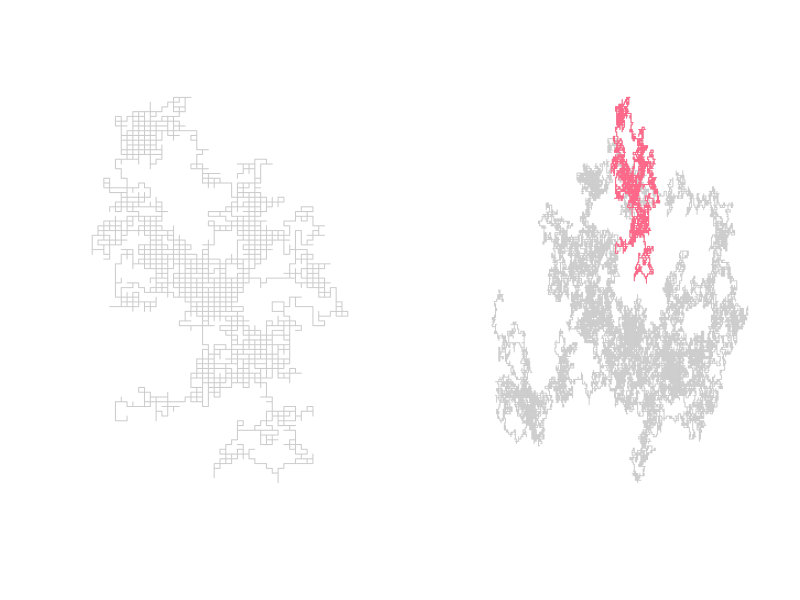
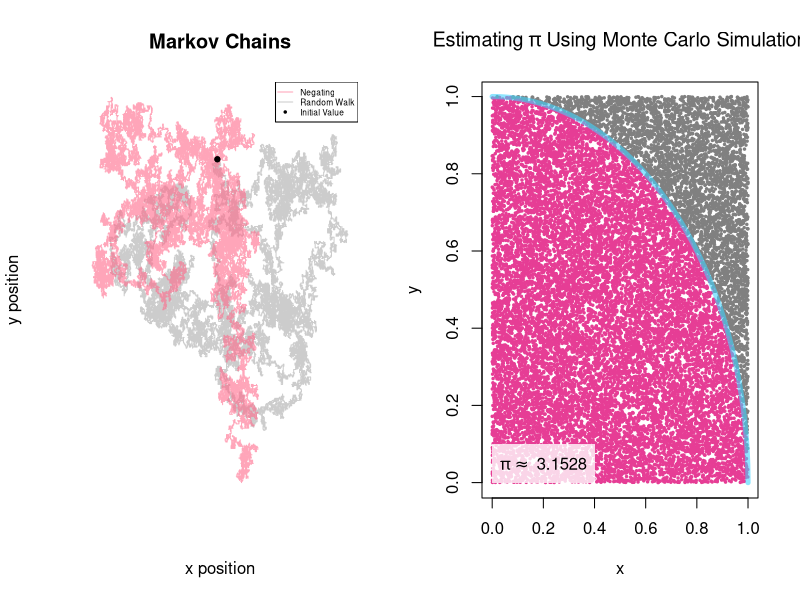
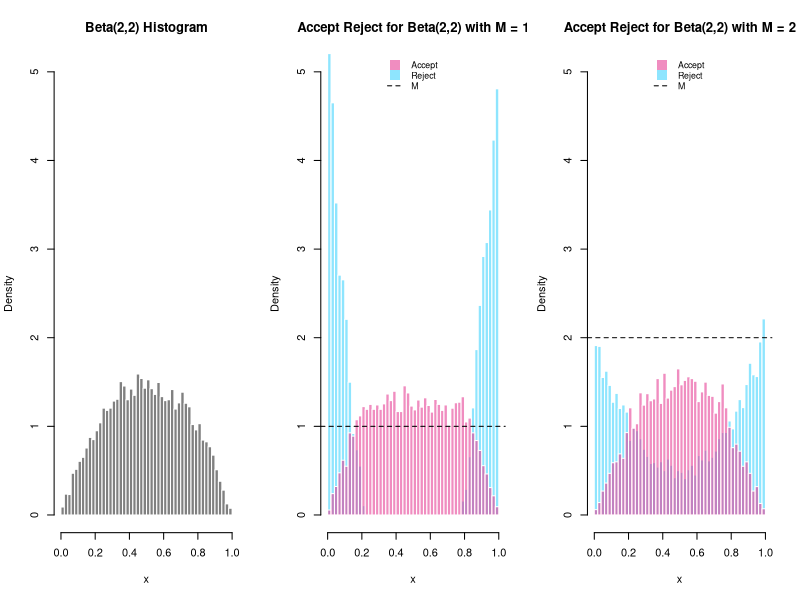
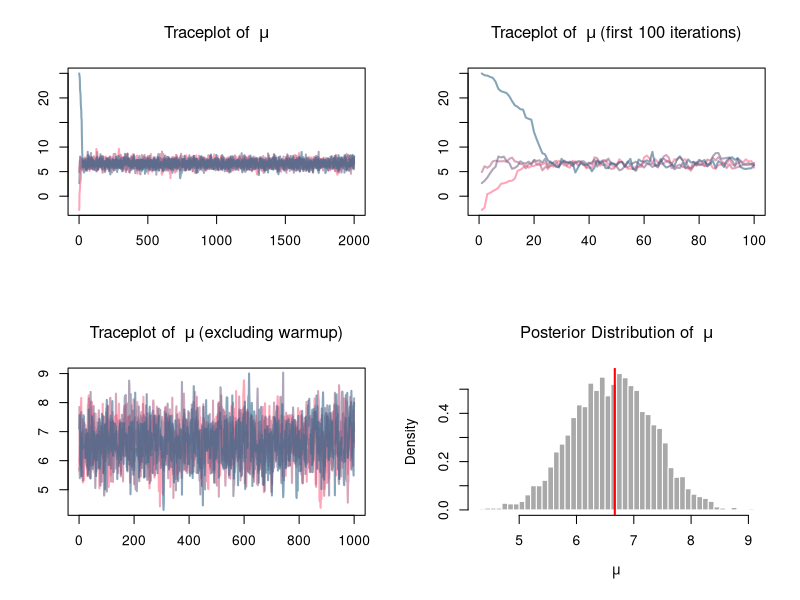
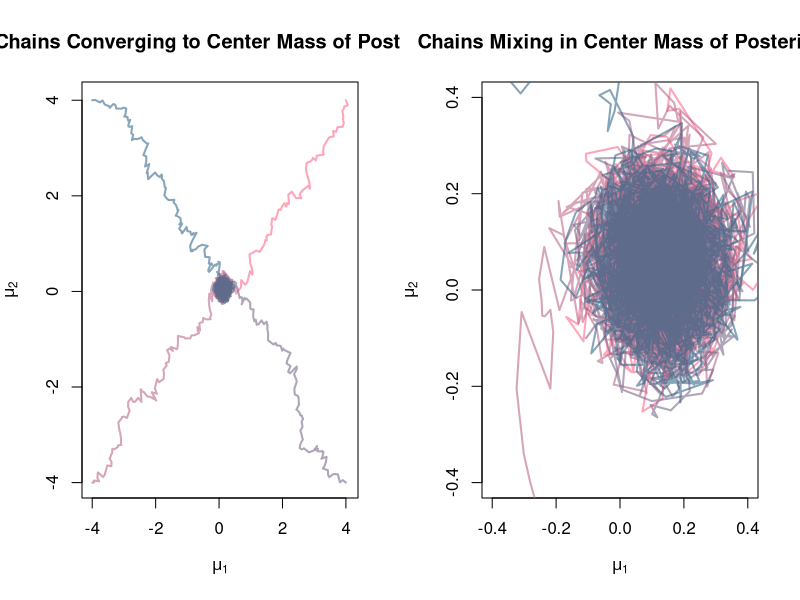
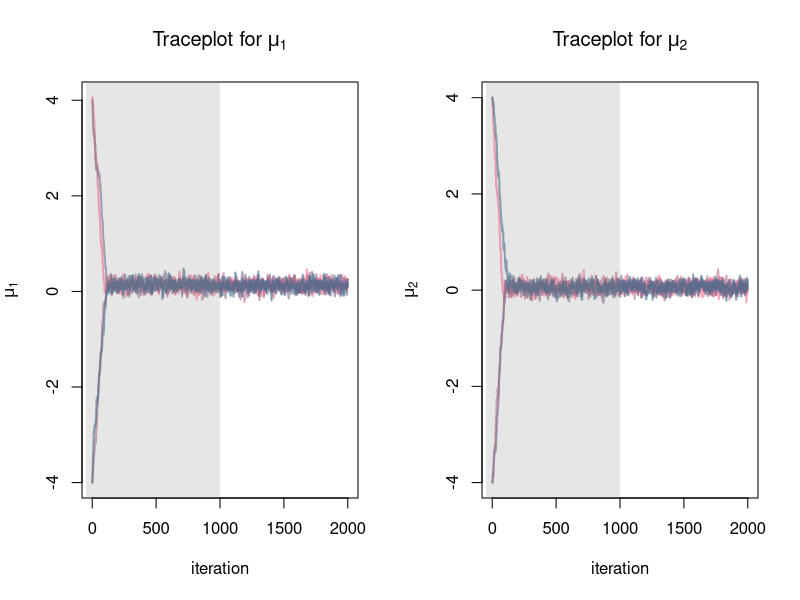
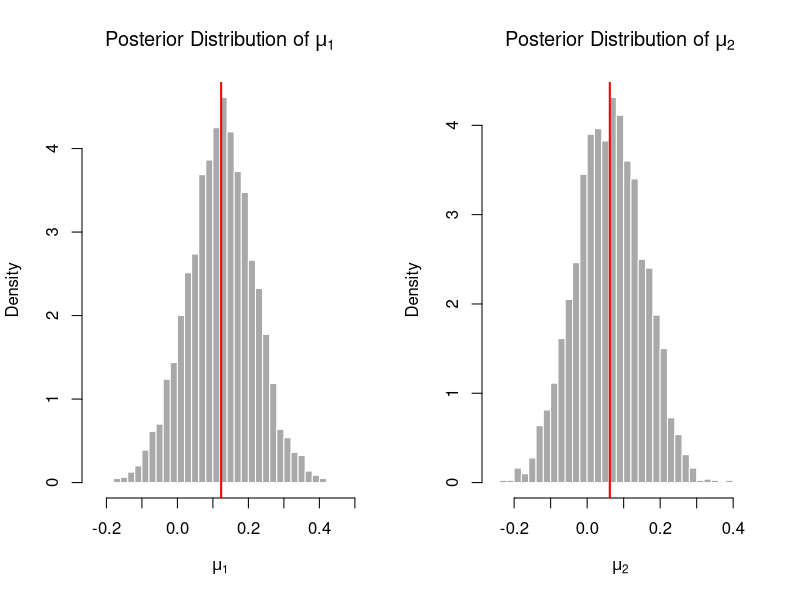
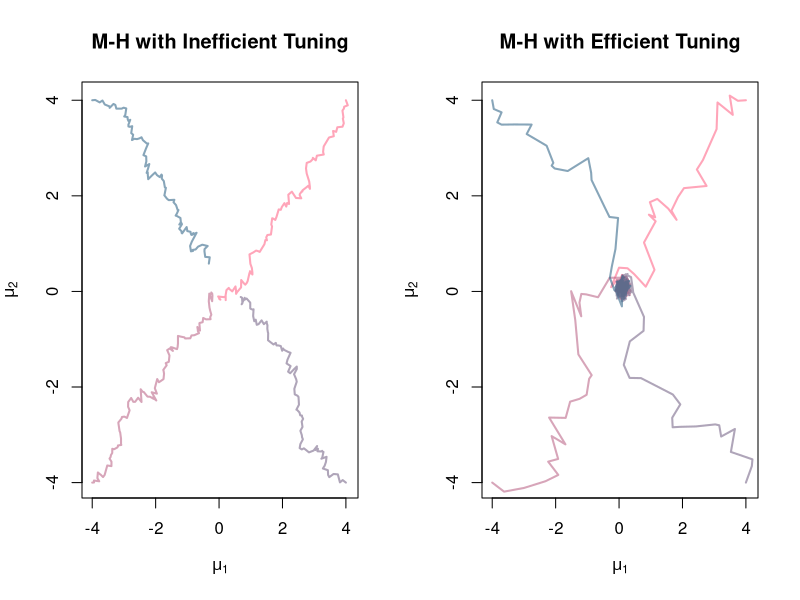

Write R code to recreate these figures, in order.
## ---- chunk 1
knitr::opts_chunk$set(echo = TRUE)
## ---- chunk 2
# RANDOM WALK

loc <- c("up", "down", "left", "right")
dat <- matrix(NA, ncol = 2, nrow = 1e5/2)
dat[1,] <- c(0,0)

for(i in 2:nrow(dat)) {
  rand <- sample(loc, 1, prob = rep(0.25,4))
  if(rand == "up") {
    dat[i,] <- c(0,1) + dat[i-1,]
  }
  else if(rand == "down") {
    dat[i,] <- c(0,-1) + dat[i-1,]
  }
  else if(rand == "left") {
    dat[i,] <- c(1,0) + dat[i-1,]
  }
  else if(rand == "right") {
    dat[i,] <- c(-1,0) + dat[i-1,]
  }
  else {
    dat[i,] <- c(NA,NA)
  }
}
## ---- chunk 3
par(mfrow=c(1,2))
plot(dat[1:5e3,1], dat[1:5e3,2], col = rgb(125, 125, 125, alpha = 100, max = 255),
     type = "l", bty = "n", yaxt = "n", xaxt = "n", xlab = "", ylab = "")
plot(dat[,1], dat[,2], type = "l", bty = "n", yaxt = "n", xaxt = "n", xlab = "", ylab = "",
     col = rgb(125, 125, 125, alpha = 100, max = 255))
lines(dat[1:5e3,1], dat[1:5e3,2], col = "#ff6688")
## ---- chunk 4
# MARKOV CHAIN FUNCTION

#' Construct a Markov Chain governing movement through 2D space
#' @param transition_matrix A symmetric matrix of probabilities. Rows must sum to one.
#' @param iter Number of steps to take over the 2D space.
#' @param init Initial position in the 2D space.
#' @param state Initial state values to start the Markov Chain.
#' @return The probabilities (prob) that are used to calculate the movement (move) and the data (dat) that
#' describes the movemement over 2D space.
markov_chain <- function(transition_matrix, iter = 1e3, init = c(0,0), state = c(1,0,0,0)) {
  # setup containers
  dat <- array(NA, c(iter, 2))  
  prob <- array(NA, c(iter,4))
  move <- array(NA, iter)
  # initial parameterizations
  loc <- colnames(transition_matrix)
  dat[1,] <- init
  # loop to contstruct the chain
  for(i in 2:iter) {
    state <- state%*%transition_matrix
    rand <- sample(loc, 1, prob = state)

    prob[i,] <- c(state)
    move[i] <- c(rand)

    if(rand == "up") {
      dat[i,] <- c(0,1) + dat[i-1,]
    }
    else if(rand == "down") {
      dat[i,] <- c(0,-1) + dat[i-1,]
    }
    else if(rand == "left") {
      dat[i,] <- c(-1,0) + dat[i-1,]
    }
    else if(rand == "right") {
      dat[i,] <- c(1,0) + dat[i-1,]
    }
    else {
      dat[i,] <- c(NA,NA)
    }
  }
  # return containers as a list
  return(list("dat" = dat, "prob" = prob, "move" = move))
}
## ---- chunk 5
# MARKOV CHAIN (as a random walk)
trans_prob <- matrix(0.25, ncol = 4, nrow = 4)
colnames(trans_prob) <- row.names(trans_prob) <- c("up", "down", "left", "right")
iter <- 1e5
mc_rw <- markov_chain(trans_prob, iter = iter)

# MARKOV CHAIN (with a negating transition matrix)
trans_prob <- rbind(c(0, 0.9, 0, 0.1),
                    c(0.9, 0, 0.1, 0),
                    c(0.1, 0, 0, 0.9),
                    c(0, 0.1, 0.9, 0))
colnames(trans_prob) <- row.names(trans_prob) <- c("up", "down", "left", "right")
mc <- markov_chain(trans_prob, iter = iter)
## ---- chunk 6
y_range <- range(range(mc$dat[,2]), range(mc_rw$dat[,2]))
x_range <- range(range(mc$dat[,1]), range(mc_rw$dat[,1]))

plot(mc_rw$dat[,1], mc_rw$dat[,2], col = rgb(125, 125, 125, alpha = 100, max = 255), type = "l",
     xaxt = "n", yaxt = "n",
     main = "Markov Chains", xlab = "x position", ylab = "y position",
     xlim = x_range, ylim = y_range,
     bty = "n")
lines(mc$dat[,1], mc$dat[,2], col = rgb(255, 102, 136, alpha = 150, max = 255))
points(mc$dat[1,1], mc$dat[1,2], cex = 1, col = "black", pch = 20)
points(mc_rw$dat[1,1], mc_rw$dat[1,2], cex = 1, col = "black", pch = 20)
legend("topright", c("Negating", "Random Walk", "Initial Value"),
       col = c(rgb(255, 102, 136, alpha = 150, max = 255), rgb(125, 125, 125, alpha = 100, max = 255), "black"),
       lwd = c(1,1,NA), pch = c(NA,NA,20), cex = 0.5)
## ---- chunk 7
first10 <- head(data.frame(mc), n = 10)
colnames(first10)[1:6] <- c("x", "y", colnames(trans_prob))
first10
## ---- chunk 8
circle <- function(x) {
  sqrt(1 - x^2)
}

domain <- seq(0,1, length.out = 1e3)
iter <- 1e4 * 2
accept <- matrix(NA, ncol = 2, nrow = iter)
reject <- matrix(NA, ncol = 2, nrow = iter)
for(i in 1:iter) {
  x <- runif(1, 0, 1)
  y <- runif(1, 0, 1)
  if(x^2 + y^2 <= 1)
    accept[i,] <- c(x,y)
  else
    reject[i,] <- c(x,y)
}
cat('estimate of pi = ', (nrow(na.omit(accept)) / iter) * 4)
## ---- chunk 9
plot(0, type = "n", xlim = range(accept[,1], na.rm = TRUE), ylim = range(accept[,2], na.rm = TRUE),
     main = expression("Estimating" ~ pi ~ "Using Monte Carlo Simulation"),
     xlab = "x", ylab = "y")
points(accept, pch = 20, col = "#e63d95", cex = 0.5)
points(reject, pch = 20, col = "#808080", cex = 0.5)
lines(domain, circle(domain), type = "l", lwd = 5, col = rgb(64, 210, 254, alpha = 150, max = 255))
rect(0, 0, 0.4, 0.1, border = NA, col = rgb(255, 255, 255, alpha = 200, max = 255))
text(0.2,0.05, bquote(pi %~~% ~ .((nrow(na.omit(accept)) / iter) * 4)), col = "black")
## ---- chunk 10
# MONTE CARLO - REJECTION SAMPLING

#' A Rejection Sampling algorithm where proposals are generated from Unif(0,1).
#' @param f Target distribution.
#' @param g Candidate distribution.
#' @param support Support of the target distribution.
#' @param M Bound on the likelihood ratio f/g.
#' @param iter Number of iterations to run the algorithm through (iter = accept + reject).
#' @return A list containing accepted/rejected values.
accept_reject <- function(f, g, support = c(0,1), M = 1, iter = 1e3) {
  out <- list()

  for (i in 1:iter) {
    # containers
    y <- runif(1, support[1], support[2])  # proposal
    u <- runif(1, 0, 1)                    # stochastic condition
    out$y[i] <- y
    out$u[i] <- u
    # likelihood ratio
    ratio <- f(y)/(M*g(y, support[1], support[2]))
    # accept-reject condition
    if(ratio > u)
      out$accept[i] <- y
    else
      out$reject[i] <- y
  }
  return(out)
}
## ---- chunk 11
beta_sample1 <- accept_reject(f = function(x){dbeta(x, 2, 2)},
                             g = function(x, a, b){dunif(x, a, b)},
                             M = 1, iter = 1e4)
beta_sample2 <- accept_reject(f = function(x){dbeta(x, 2, 2)},
                              g = function(x, a, b){dunif(x, a, b)},
                              M = 2, iter = 1e4)
## ---- chunk 12
cbind("M=1" = table(is.na(beta_sample1$reject)), "M=2" = table(is.na(beta_sample2$reject)))
## ---- chunk 13
par(mfrow=c(1,3))
hist(rbeta(1e4, 2, 2), freq = F, breaks = 50, col = "#808080", border = FALSE, ylim = c(0,5),
     main = "Beta(2,2) Histogram", xlab = "x")
hist(na.omit(beta_sample1$reject), freq = F, breaks = 50, col = rgb(64, 210, 254, alpha = 150, max = 255),
     border = FALSE, ylim = c(0,5),
     main = "Accept Reject for Beta(2,2) with M = 1", xlab = "x")
hist(na.omit(beta_sample1$accept), freq = F, breaks = 50, col = rgb(230, 61, 149, alpha = 150, max = 255),
     border = FALSE, ylim = c(0,2), add = T)
abline(h = 1, col = "black", lty = 2)
legend("top", c("Accept", "Reject", "M"),
       col = c(col = rgb(230, 61, 149, alpha = 150, max = 255), col = rgb(64, 210, 254, alpha = 150, max = 255), "black"),
       lwd = c(NA,NA,1), lty = c(NA,NA,2), pch = c(15,15,NA), pt.cex = 2, cex = 0.8, bty = "n")
hist(na.omit(beta_sample2$reject), freq = F, breaks = 50, col = rgb(64, 210, 254, alpha = 150, max = 255),
     border = FALSE, ylim = c(0,5),
     main = "Accept Reject for Beta(2,2) with M = 2", xlab = "x")
hist(na.omit(beta_sample2$accept), freq = F, breaks = 50, col = rgb(230, 61, 149, alpha = 150, max = 255),
     border = FALSE, ylim = c(0,2), add = T)
abline(h = 2, col = "black", lty = 2)
legend("top", c("Accept", "Reject", "M"),
       col = c(col = rgb(230, 61, 149, alpha = 150, max = 255), col = rgb(64, 210, 254, alpha = 150, max = 255), "black"),
       lwd = c(NA,NA,1), lty = c(NA,NA,2), pch = c(15,15,NA), pt.cex = 2, cex = 0.8, bty = "n")
## ---- chunk 14
# METROPOLIS ALGORITHM

#' A Rejection Sampling algorithm where proposals are generated from Unif(0,1).
#' @param f Target distribution.
#' @param iter Number of iterations to run the algorithm through.
#' @param chains Number of chains.
#' @param prop_scale Value of tuning parameter.
#' @return An array of iterations by chains.
metropolis <- function(f, iter = 1e3, chains = 4, prop_scale = 1) {
  init <- rnorm(chains, 0, 20)
  out <- array(NA, c(iter, chains))
  out[1,] <- init

  # define a function to sample (i.e. accpet/reject)
  sampler <- function(x) {
    alpha <- 0
    u <- 1
    while(alpha < u) {
      u <- runif(1, 0, 1)                   # stochastic criterion
      x_star <- rnorm(1, x, 1 * prop_scale) # proposal distribution
      alpha <- exp(f(x_star)-f(x))          # acceptance ratio
    }
    return(x_star)
  }

  # run the sampler
  for(i in 2:iter) {
    for(j in 1:chains) {
      out[i,j] <- sampler(out[i-1,j])       # accepting x* or x_n
    }
  }

  out
}
## ---- chunk 15
dat <- rnorm(1, rnorm(10, 5, 5), 1)
post_func <- function(x) {
  lik <- sum(dnorm(dat, x, 1, log = T))
  prior <- dnorm(x, 5, 1, log = T)
  lik + prior
}
## ---- chunk 16
metro <- metropolis(f = post_func, chains = 4, iter = 2e3)
rbind("mean of data" =  mean(dat),
      "mean of met samples" =  mean(metro))
## ---- chunk 17
cols <- colorRampPalette(c("#ff6688","#336688"))(4)
cols <- c(rgb(255, 102, 136, alpha = 150, max = 255),
          rgb(187, 102, 136, alpha = 150, max = 255),
          rgb(119, 102, 136, alpha = 150, max = 255),
          rgb(51, 102, 136, alpha = 150, max = 255))

par(mfrow = c(2,2))
# traceplot of full length of chains
plot(0, type = "n", xlab = "", ylab = "", xlim = c(0,dim(metro)[1]), ylim = range(metro),
     main = expression("Traceplot of " ~ mu))
for(i in 1:4){
  lines(metro[1:dim(metro)[1],i], col = cols[i], lwd = 2)
}
# traceplot of first 100 iterations
plot(0, type = "n", xlab = "", ylab = "", xlim = c(0,100), ylim = range(metro),
     main = expression("Traceplot of " ~ mu ~ "(first 100 iterations)"))
for(i in 1:4){
  lines(metro[1:100,i], col = cols[i], lwd = 2)
}
# traceplot of samples excluding warmup
warmup <- (dim(metro)[1])/2
plot(0, type = "n", xlab = "", ylab = "", xlim = c(0,warmup), ylim = range(metro[-seq(1,warmup),dim(metro)[2]]),
     main = expression("Traceplot of " ~ mu ~ "(excluding warmup)"))
for(i in 1:4){
  lines(metro[-(1:(dim(metro)[1]/2)),i], col = cols[i], lwd = 2)
}
# histogram of mu
hist(metro[-(1:(dim(metro)[1]/2)),], col = "darkgrey", border = FALSE, breaks = 50, freq = FALSE,
     main = expression("Posterior Distribution of " ~ mu), xlab = expression(mu))
abline(v = mean(metro), col = "red", lwd =2)
## ---- chunk 18
# METROPOLIS-HASTINGS ALGORITHM

#' A Rejection Sampling algorithm where proposals are generated from Unif(0,1).
#' @param f Target distribution.
#' @param iter Number of iterations to run the algorithm through.
#' @param chains Number of chains.
#' @param init Initial values for each chain.
#' @param prop_scale Value for tuning parameter.
#' @return An array of iterations by parameters by chains.
metropolis_hastings <- function(f, iter = 1e3, chains = 4, init = NULL, prop_scale = 1) {
  out <- array(NA, c(iter, 2, chains))
  # setup initial values
  for(p in 1:2) {
    if(is.null(init))
      out[1,p,] <- rnorm(chains, 0, 1)
    else
      out[1,p,] <- init[,p]
  }

  prop_covmat <- diag(1,2)

  # create sampler
  sampler <- function(x) {
    alpha <- 0
    u <- 1
    reject <- -1
    while(alpha < u) {
      reject <- reject + 1
      u <- runif(1, 0, 1)
      x_star <- rmvnorm(1, x, prop_covmat*prop_scale)
      alpha <- exp((f(x_star)-f(x)) +
                     (dmvnorm(x, x_star, prop_covmat, log = TRUE) - dmvnorm(x_star, x, prop_covmat, log = TRUE)))
      # cat("alpha = ", alpha, "; ", "u = ", u, "\n")
    }
    return(list("post" = x_star, "reject" = reject))
  }

  # run sampler for each chain
  for(j in 1:chains) {
    cat(":: chain", j, "::","")
    reject <- 0
    for(i in 2:iter) {
      sampler_stuff <- sampler(out[i-1,,j])
      reject <- reject + sampler_stuff$reject
      out[i,,j] <- sampler_stuff$post  # important! the rest is just print aesthetics
      if(i%%(iter/10) == 0)
        cat(".")
      if(i == iter)
        cat("", "accept rate =", iter,"/", reject + iter, "=", round(iter/(reject+iter),4), "\n")

    }
  }

  out
}
## ---- chunk 19
library(mvtnorm)

# parameters and data
covmat <- diag(1,2)
N <- 5
priors <- cbind(rnorm(N, 0, 3), rnorm(N, 0, 3))
dat <- array(NA, c(N, 2))
for(i in 1:N) {
  dat[i,] <- rmvnorm(1, mean = priors[i,], sigma = covmat)
}

# initial values for algorithm
init_val <- rbind(c(1,1),
                  c(-1,-1),
                  c(1,-1),
                  c(-1,1))
init_val <- init_val * 4

# posterior distribution
posterior_func <- function(pars) {
  lik <- sum(dmvnorm(dat, pars, sigma = covmat, log = TRUE))
  prior <- dnorm(pars, 0, 0.1, log = TRUE)
  lik + sum(prior)
}

# run algorithm
metro_hasti <- metropolis_hastings(f = posterior_func,
                                   iter = 2e3, chains = 4, init = init_val,
                                   prop_scale = 0.005)
## ---- chunk 20
mean_table <- rbind("mean data" = colMeans(dat), "mean posterior" = rowMeans(colMeans(metro_hasti)))
colnames(mean_table) <- c("mu1", "mu2")
mean_table
## ---- chunk 21
par(mfrow=c(1,2))
plot(0, type = "n", xlim = range(metro_hasti), ylim = range(metro_hasti),
     main = "Chains Converging to Center Mass of Posterior", xlab = expression(mu[1]), ylab = expression(mu[2]))
for(i in 1:4) {
  lines(metro_hasti[,1,i], metro_hasti[,2,i], col = cols[i], lwd = 2)
}
plot(0, type = "n", xlim = c(-0.4,0.4), ylim = c(-0.4,0.4),
     main = "Chains Mixing in Center Mass of Posterior", xlab = expression(mu[1]), ylab = expression(mu[2]))
for(i in 1:4) {
  lines(metro_hasti[,1,i], metro_hasti[,2,i], col = cols[i], lwd = 2)
}
## ---- chunk 22
par(mfrow=c(1,2))
plot(0, type = "n", xlim = c(0,dim(metro_hasti)[1]), ylim = range(metro_hasti[,1,]),
     main = expression("Traceplot for" ~ mu[1]), ylab = expression(mu[1]), xlab = "iteration")
for(i in 1:4) {
  lines(metro_hasti[,1,i], col = cols[i], lwd = 2)
}
rect(-50, range(metro_hasti[,2,])[1]-4, dim(metro_hasti)[1]/2, range(metro_hasti[,2,])[2]+4,
     col = rgb(128,128,128, alpha = 50, max = 255), border = NA)

plot(0, type = "n", xlim = c(0,dim(metro_hasti)[1]), ylim = range(metro_hasti[,2,]),
     main = expression("Traceplot for" ~ mu[2]), ylab = expression(mu[2]), xlab = "iteration")
for(i in 1:4) {
  lines(metro_hasti[,2,i], col = cols[i], lwd = 2)
}
rect(-50, range(metro_hasti[,1,])[1]-4, dim(metro_hasti)[1]/2, range(metro_hasti[,1,])[2]+4,
     col = rgb(128,128,128, alpha = 50, max = 255), border = NA)
## ---- chunk 23
par(mfrow=c(1,2))
warmup <- seq(1,(dim(metro_hasti)[1]/2))
hist(metro_hasti[-warmup,1,], breaks = 40, col = "darkgrey", border = FALSE, freq = FALSE,
     main = expression("Posterior Distribution of" ~ mu[1]), xlab = expression(mu[1]))
abline(v = mean(metro_hasti[-warmup,1,]), col = "red", lwd = 2)
hist(metro_hasti[-warmup,2,], breaks = 40, col = "darkgrey", border = FALSE, freq = FALSE,
     main = expression("Posterior Distribution of" ~ mu[2]), xlab = expression(mu[2]))
abline(v = mean(metro_hasti[-warmup,2,]), col = "red", lwd = 2)
## ---- chunk 24
metro_hasti_tuned <- metropolis_hastings(f = posterior_func,
                                   iter = 2e3, chains = 4, init = init_val,
                                   prop_scale = 0.1)
## ---- chunk 25
par(mfrow=c(1,2))
plot(0, type = "n", xlim = range(metro_hasti), ylim = range(metro_hasti),
     main = "M-H with Inefficient Tuning", xlab = expression(mu[1]), ylab = expression(mu[2]))
for(i in 1:4) {
  lines(metro_hasti[1:100,1,i], metro_hasti[1:100,2,i], col = cols[i], lwd = 2)
}
plot(0, type = "n", xlim = range(metro_hasti), ylim = range(metro_hasti),
     main = "M-H with Efficient Tuning", xlab = expression(mu[1]), ylab = expression(mu[2]))
for(i in 1:4) {
  lines(metro_hasti_tuned[1:100,1,i], metro_hasti_tuned[1:100,2,i], col = cols[i], lwd = 2)
}
## ---- chunk 26
# HAMILTONIAN MONTE CARLO

#' A Rejection Sampling algorithm where proposals are generated from Unif(0,1).
#' @param f Target distribution.
#' @param iter Number of iterations to run the algorithm through.
#' @param chains Number of chains.
#' @param init_val initial values for each chain.
#' @param epsilon_init inital value for tuning parameter.
#' @param M symmetric mass matrix for momentum parameter distribution.
#' @param L Number of leapfrog steps.
#' @return An array of iterations by parameters by chains.
hmc <- function(f, iter = 1e3, chains = 4, init_val = NULL, epsilon_init = 0.1, M = diag(1,2), L_0 = 10) {
  out <- array(NA, c(iter, 2, chains))
  phi <- array(NA, c(iter, 2, chains))
  if(is.null(init_val))
    out[1,,] <- t(rmvnorm(chains, c(0,0), diag(1,2)))
  else
    out[1,,] <- init_val
  phi[1,,] <- rmvnorm(chains, c(0,0), M)

  gradient <- function(theta) {
    e <- 1e-4
    out <- array(NA, length(theta))
    for(t in 1:length(theta)) {
      # browser()
      theta_hi <- theta_lo <- theta
      theta_hi[t] <- theta[t] + e
      theta_lo[t] <- theta[t] - e
      out[t] <- (f(theta_hi) - f(theta_lo)) / (2 * e)
      # browser()
    }
    out
  }

  sampler <- function(theta) {
    phi <- c(rmvnorm(1, mean = c(0,0), sigma = M))
    grad <- gradient(theta)
    epsilon <- runif(1, 0, 2 * epsilon_init)
    L <- ceiling(2 * L_0 * runif(1,0,1))
    for (l in 1:L) {
      phi <- phi + 0.5 * epsilon * grad
      theta <- theta + epsilon * solve(M) %*% phi
      phi <- phi + 0.5 * epsilon * grad
    }
    return(list("theta" = c(theta), "phi" = c(phi)))
  }

  accept_reject <- function(theta_star, theta, phi_star, phi) {
    dens_theta_star <- f(theta_star)
    dens_theta <- f(theta)
    dens_phi_star <- dmvnorm(phi_star, c(0,0), M, log = TRUE)
    dens_phi <- dmvnorm(phi, c(0,0), M, log = TRUE)
    alpha <- exp((dens_theta_star + dens_phi_star) - (dens_theta + dens_phi))
    alpha
  }

  cat(paste0("['.' = ", iter/10, " iterations]\n"))

  for(j in 1:chains) {
    cat(paste0("[ chain ", j, " ]"))
    for(i in 2:iter) {
      alpha <- 0
      u <- 1
      while(alpha < u) {
        u <- runif(1, 0, 1)
        sample <- sampler(out[i-1,,j])
        alpha <- accept_reject(sample$theta, out[i-1,,j], sample$phi, phi[i-1,,j])
      }
      phi[i,,j] <- sample$phi
      out[i,,j] <- sample$theta
      if(i%%(iter/10) == 0)
        cat(".")
      if(i == iter)
        cat("[ complete ]\n")
    }
  }
  out
}
## ---- chunk 27
# parameters
covmat <- rbind(c(1,0.9),c(0.9,1))
N <- 1e3
priors <- cbind(rnorm(N, 0, 1), rnorm(N, 0, 1))
# priors <- cbind(rep(0,N), rep(0,N))  # fixed
# data
dat <- array(NA, c(N, 2))
for(i in 1:N) {
  dat[i,] <- rmvnorm(1, mean = priors[i,], sigma = covmat)
}
# posterior distribution
post_func <- function(theta) {
  lik <- sum(dmvnorm(dat, theta, covmat, log = TRUE))
  prior <- dnorm(theta, 0, 0.1, log = TRUE)
  return(lik + sum(prior))
}
## ---- chunk 28
# setup initial conditions
init_val <- cbind(c(1,1),
                  c(-1,-1),
                  c(1,-1),
                  c(-1,1))
init_val <- init_val * 4

# run HMC
hmc_sim <- hmc(f = post_func, iter = 1e3, init_val = init_val, epsilon_init = ((1/15)^2), M = diag(1,2), L_0 = 10)
## ---- chunk 29
mean_table <- rbind("mean data" = colMeans(dat), "mean posterior" = rowMeans(colMeans(hmc_sim)))
colnames(mean_table) <- c("mu1", "mu2")
mean_table
## ---- chunk 30
par(mfrow=c(1,2))
plot(0, type = "n", xlim = c(1,dim(hmc_sim)[1]), ylim = range(hmc_sim),
     ylab = "Parameter Value", xlab = "Iteration", main = expression("Traceplot for" ~ mu[1]))
for(i in 1:dim(hmc_sim)[3]) {
  lines(hmc_sim[,1,i], col = cols[i], lwd = 2)
}
plot(0, type = "n", xlim = c(1,dim(hmc_sim)[1]), ylim = range(hmc_sim),
     ylab = "Parameter Value", xlab = "Iteration", main = expression("Traceplot for" ~ mu[2]))
for(i in 1:dim(hmc_sim)[3]) {
  lines(hmc_sim[,2,i], col = cols[i], lwd = 2)
}
## ---- chunk 31
# setup the data for the contour plot
post_func_vectorized <-
  Vectorize(
  function(x,y) {
  theta <- c(x,y)
  lik <- sum(dmvnorm(dat, theta, covmat, log = TRUE))
  prior <- dnorm(theta, 0, 0.1, log = TRUE)
  return(lik + sum(prior))
})

par(mfrow=c(1,2))
x <- y <- seq(-4,4,0.1)
z <- outer(x, y, FUN = post_func_vectorized)
plot(0, type = "n", xlim = range(hmc_sim[,1,]), ylim = range(hmc_sim[,2,]),
     ylab = expression(mu[2]), xlab = expression(mu[1]), main = expression("Convergence of" ~ mu[1] ~ "and" ~ mu[2]))
contour(x, y, z, add = TRUE, col = "#808080", lwd = 2)
for(i in 1:dim(hmc_sim)[3]) {
  lines(hmc_sim[,1,i], hmc_sim[,2,i], col = cols[i], lwd = 2)
}

plot(0, type = "n", xlim = range(hmc_sim[,1,])/30, ylim = range(hmc_sim[,2,])/30,
     ylab = expression(mu[2]), xlab = expression(mu[1]), main = expression("Convergence of" ~ mu[1] ~ "and" ~ mu[2]))
x <- y <- seq(-0.15,0.15,0.005)
z <- outer(x, y, FUN = post_func_vectorized)
contour(x, y, z, add = TRUE, col = "#808080", lwd = 2)
for(i in 1:dim(hmc_sim)[3]) {
  lines(hmc_sim[,1,i], hmc_sim[,2,i], col = cols[i], lwd = 2)
}
